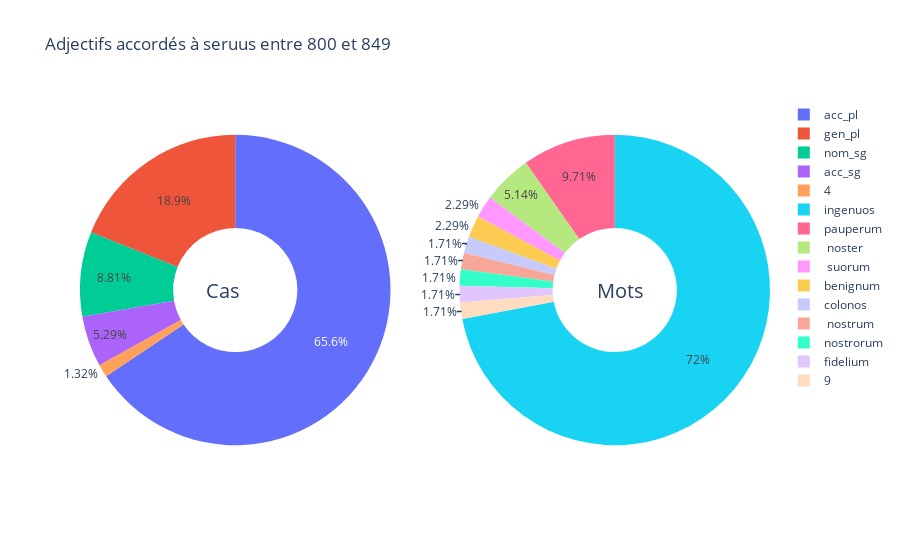

Write notebook code for a chart like this one.
### Code cell
import plotly.graph_objects as go
from plotly.subplots import make_subplots

fig = make_subplots(rows=1, cols=2, specs=[[{'type':'domain'}, {'type':'domain'}]])
fig.add_trace(go.Pie(labels=df_final_cas["Cas"], values=df_final_cas["Occ"], name="Occurrences par cas"),
              1, 1)
fig.add_trace(go.Pie(labels=df_final['Words'][:10], values=df_final['Occ'][:10], name="Occurrences par mot"),
              1, 2)
fig.update_traces(hole=.4)

fig.update_layout(
    title_text="Adjectifs accordés à seruus entre 800 et 849",
    annotations=[dict(text='Cas', x=0.18, y=0.5, font_size=20, showarrow=False),
                 dict(text='Mots', x=0.82, y=0.5, font_size=20, showarrow=False)])
fig.show()

### Figure 1 — Plotly figure (JSON) as saved in the notebook; plotly's stock layout.template omitted (floating-point values rounded to 4 significant figures)
{"data": [{"domain": {"x": [0, 0.45], "y": [0, 1]}, "hole": 0.4, "labels": ["acc_pl", "gen_pl", "nom_sg", "acc_sg", ""], "name": "Occurrences par cas", "type": "pie", "values": [149, 43, 20, 12, 3]}, {"domain": {"x": [0.55, 1], "y": [0, 1]}, "hole": 0.4, "labels": ["ingenuos", "pauperum", " noster", " suorum", "benignum", "colonos", " nostrum", "nostrorum", "fidelium", ""], "name": "Occurrences par mot", "type": "pie", "values": [126, 17, 9, 4, 4, 3, 3, 3, 3, 3]}], "layout": {"annotations": [{"font": {"size": 20}, "showarrow": false, "text": "Cas", "x": 0.18, "y": 0.5}, {"font": {"size": 20}, "showarrow": false, "text": "Mots", "x": 0.82, "y": 0.5}], "title": {"text": "Adjectifs accordés à seruus entre 800 et 849"}}}
